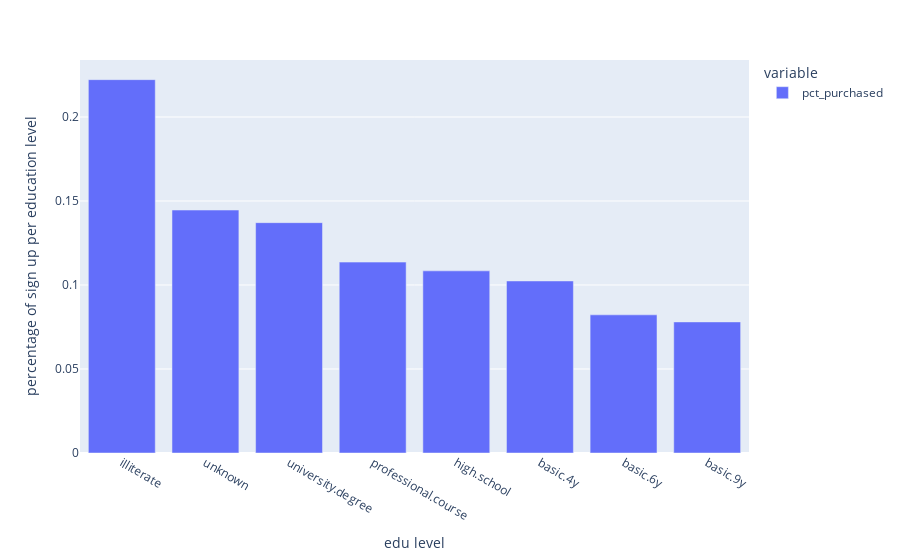

Notebook cell for this chart:
### Code cell
#bar chart visualise group by job type
fig = px.bar(groupby_edu_purchase_df)
fig.update_layout(yaxis_title = "percentage of sign up per education level")
fig.update_layout(xaxis_title = "edu level")

### Figure 1 — Plotly figure (JSON) as saved in the notebook; plotly's stock layout.template omitted (floating-point values rounded to 4 significant figures)
{"data": [{"hovertemplate": "variable=pct_purchased<br>education=%{x}<br>value=%{y}<extra></extra>", "legendgroup": "pct_purchased", "marker": {"color": "#636efa", "pattern": {"shape": ""}}, "name": "pct_purchased", "orientation": "v", "showlegend": true, "textposition": "auto", "type": "bar", "x": ["illiterate", "unknown", "university.degree", "professional.course", "high.school", "basic.4y", "basic.6y", "basic.9y"], "xaxis": "x", "y": [0.2222, 0.1446, 0.1371, 0.1136, 0.1084, 0.1024, 0.08224, 0.07802], "yaxis": "y"}], "layout": {"barmode": "relative", "legend": {"title": {"text": "variable"}, "tracegroupgap": 0}, "margin": {"t": 60}, "xaxis": {"anchor": "y", "domain": [0, 1], "title": {"text": "edu level"}}, "yaxis": {"anchor": "x", "domain": [0, 1], "title": {"text": "percentage of sign up per education level"}}}}
